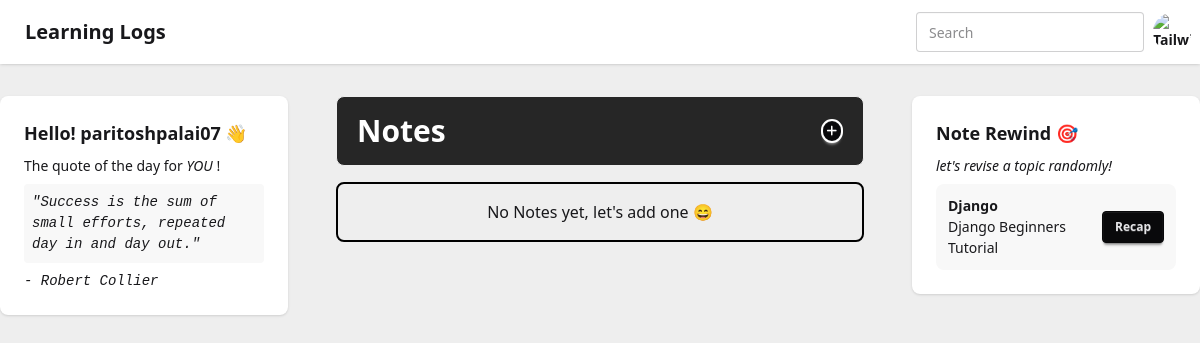
Screenshot of / (signed in) with the database file from the repository.
### base/models.py (models this page shows, shortened)
class Quotes(models.Model):
    quote = models.TextField()
    author = models.CharField(max_length=200)

class Topic(models.Model):
    topic_name = models.TextField()
    note = models.ForeignKey(Note, on_delete=models.CASCADE, blank=True, null=True)
    url = EmbedVideoField()
    summary = models.TextField(blank=True, null=True)
    transcript = models.TextField(blank=True, null=True)
    created_at = models.DateTimeField(auto_now_add=True,blank=True, null=True)
    updated_at = models.DateTimeField(auto_now=True,blank=True, null=True)
    class Meta:
        ordering = ['-updated_at', '-created_at']

class Note(models.Model):
    user = models.ForeignKey(User, on_delete=models.CASCADE)
    name = models.CharField(max_length=200)
    created_date = models.DateTimeField(auto_now_add=True)
    updated_date = models.DateTimeField(auto_now=True)
    class Meta:
        ordering = ['-updated_date', '-created_date']
    def __str__(self):
        return self.name

### base/views.py (the view)
# urls.py: 2. Add a URL to urlpatterns:  path('', views.home, name='home')
@login_required(login_url='login')
def home(request):
    if request.POST.get('name'):
        if request.method == 'POST':
            noteName = request.POST.get('name').title()
            noteUserName = request.user
            note = Note.objects.create(name=noteName, user=noteUserName)
            return redirect('home')
    show_all = request.GET.get('show') == 'all'
    q = request.GET.get('q') if request.GET.get('q') is not None else ''
    show_less = False
    if show_all:
        notes = Note.objects.filter(
            Q(name__icontains=q) & Q(user=request.user)
        )
        show_less = True
    else:
        notes = Note.objects.filter(
            Q(name__icontains=q) & Q(user=request.user)
        )[:5]
    quote = Quotes.objects.get(id=random.randint(1,14))
    rooms = Room.objects.all().order_by('-created_at')[:5]
    toDoListItems = ToDoList.objects.all()
    revision_topic = Topic.objects.order_by('?').first()
    context = {
        'notes':notes,
        'quote':quote,
        'rooms':rooms,
        'q': q,
        'show_less':show_less,
        'listItems':toDoListItems,
        'revision_topic':revision_topic,
    }
    return render(request, 'base/home.html', context)

### templates/base/home.html (shortened to what this page needs)
{% extends 'main.html' %} {% load static %} {% block body %}
 {% include 'base/navbar.html' %}
<div class="grid grid-cols-1 gap-6 pt-24 md:grid-cols-[1fr_2fr_1fr]">
  <div
    class="card rounded-lg h-fit bg-base-100 card-md shadow-sm hidden md:block"
  >
    <div class="card-body">
      <h3 class="card-title">Hello! {{request.user.username}} 👋</h3>
      <p>The quote of the day for <i>YOU</i> !</p>
      <p id="quote" class="bg-base-200 rounded p-2 italic font-mono">
        "{{quote.quote}}"
      </p>
      <p class="font-mono italic text-sm">- {{quote.author}}</p>
    </div>
  </div>
  <div class="px-6">
    <div
      class="py-4 px-5 flex justify-between items-center bg-neutral-800 border border-base-300 rounded-lg"
    >
      <h1 class="text-white text-3xl font-bold">Notes</h1>
        <button class="btn btn-circle text-base-100 bg-neutral border-2 border-base-100 h-fit w-fit p-1 text-xs">
            <i class="fa-solid fa-plus font-bold" {% if not update %} onclick="togglehide()" {% endif %} ></i>
        </button>
    </div>
    <div id="topics-list">
      {% if not notes %}
      <div class="p-4 border-2 rounded-lg mt-4 border-black text-center">
        <p>No Notes yet, let's add one 😄</p>
      </div>
      {% endif %}
    </div>
  </div>
  <div
    class="card rounded-lg h-fit bg-base-100 card-md shadow-sm hidden md:block"
  >
    <div class="card-body">
      <h3 class="card-title">Note Rewind 🎯</h3>
      <p class="italic">let's revise a topic randomly!</p>
      <div class="bg-base-100">
        <div
          class="flex items-center justify-between gap-3 p-3 rounded-lg bg-base-200"
        >
          <div class="inline-block w-fit">
            <div>
              <h2 class="text-sm font-bold">{{revision_topic.note}}</h2>
              <p>{{revision_topic.topic_name}}</p>
            </div>
          </div>
          <div class="card-actions w-fit">
            <a
              href="{% url 'note_topic' revision_topic.note.id revision_topic.id %}"
            >
              <button class="btn btn-sm btn-neutral">Recap</button>
            </a>
          </div>
        </div>
      </div>
    </div>
  </div>
</div>
{% endblock body %}

### rows the page displays
Quotes: quote "Success is the sum of small efforts, repeated day in and day out.", author "Robert Collier"
Topic: note "Django", topic_name "Django Beginners Tutorial"

### other values shown
{{ request.user.username }} "paritoshpalai07"
